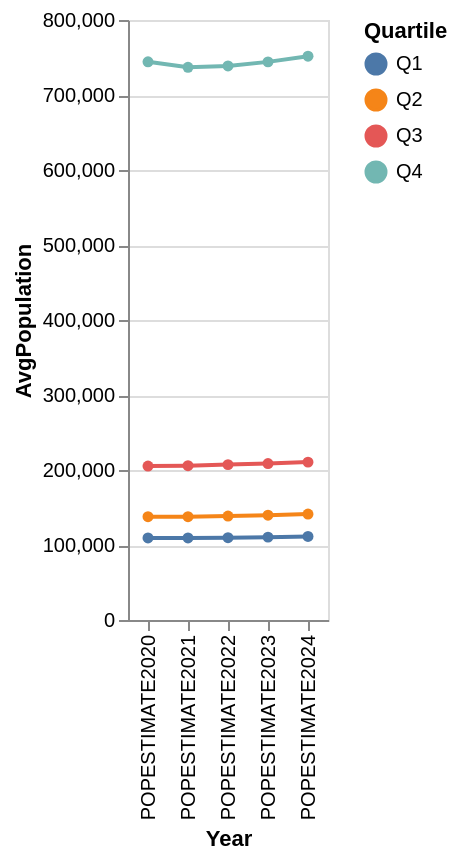

Write notebook code for a chart like this one.
### Code cell
#Trend line of population per year by quartile
#Create subdataframes for each quartile of city_pop_df
city_pop_q1_df = city_pop_df[city_pop_df["POPESTIMATE2020"] <= 1.187560e+05].reset_index(drop=True)
city_pop_q2_df = city_pop_df[(city_pop_df["POPESTIMATE2020"] <= 1.593280e+05) & (city_pop_df["POPESTIMATE2020"] > 1.187560e+05)].reset_index(drop=True)
city_pop_q3_df = city_pop_df[(city_pop_df["POPESTIMATE2020"] <= 2.672095e+05) & (city_pop_df["POPESTIMATE2020"] > 1.593280e+05)].reset_index(drop=True)
city_pop_q4_df = city_pop_df[city_pop_df["POPESTIMATE2020"] > 2.672095e+05].reset_index(drop=True)
#Create trend series of averages per year
pop_trend_q1 = city_pop_q1_df[["POPESTIMATE2020", "POPESTIMATE2021", "POPESTIMATE2022", "POPESTIMATE2023", "POPESTIMATE2024"]].mean()
pop_trend_q2 = city_pop_q2_df[["POPESTIMATE2020", "POPESTIMATE2021", "POPESTIMATE2022", "POPESTIMATE2023", "POPESTIMATE2024"]].mean()
pop_trend_q3 = city_pop_q3_df[["POPESTIMATE2020", "POPESTIMATE2021", "POPESTIMATE2022", "POPESTIMATE2023", "POPESTIMATE2024"]].mean()
pop_trend_q4 = city_pop_q4_df[["POPESTIMATE2020", "POPESTIMATE2021", "POPESTIMATE2022", "POPESTIMATE2023", "POPESTIMATE2024"]].mean()
#Combine series into trends df
pop_trends_df = pd.DataFrame({"Q1":pop_trend_q1, "Q2":pop_trend_q2, "Q3":pop_trend_q3, "Q4":pop_trend_q4})
#Set Year as index for chart
pop_trends_df_reset = pop_trends_df.reset_index().rename(columns={"index":"Year"})
#Create chart
alt.Chart(pop_trends_df_reset).transform_fold(
    ["Q1", "Q2", "Q3", "Q4"],
    as_=["Quartile", "AvgPopulation"]
).mark_line(point=True).encode(
    x="Year:O",
    y="AvgPopulation:Q",
    color="Quartile:N"
)

### Figure 1 — Vega-Lite specification as saved in the notebook (floating-point values rounded to 4 significant figures)
{"config": {"view": {"continuousWidth": 300, "continuousHeight": 300}}, "data": {"name": "data-7be3c08a20b8c00dc44314b7ba140b19"}, "mark": {"type": "line", "point": true}, "encoding": {"color": {"field": "Quartile", "type": "nominal"}, "x": {"field": "Year", "type": "ordinal"}, "y": {"field": "AvgPopulation", "type": "quantitative"}}, "transform": [{"fold": ["Q1", "Q2", "Q3", "Q4"], "as": ["Quartile", "AvgPopulation"]}], "$schema": "https://vega.github.io/schema/vega-lite/v5.20.1.json", "datasets": {"data-7be3c08a20b8c00dc44314b7ba140b19": [{"Year": "POPESTIMATE2020", "Q1": 109400.0, "Q2": 137800.0, "Q3": 205200.0, "Q4": 744200.0}, {"Year": "POPESTIMATE2021", "Q1": 109300.0, "Q2": 137800.0, "Q3": 205700.0, "Q4": 737000.0}, {"Year": "POPESTIMATE2022", "Q1": 109800.0, "Q2": 138600.0, "Q3": 207200.0, "Q4": 738700.0}, {"Year": "POPESTIMATE2023", "Q1": 110500.0, "Q2": 139800.0, "Q3": 208500.0, "Q4": 744200.0}, {"Year": "POPESTIMATE2024", "Q1": 111400.0, "Q2": 141200.0, "Q3": 210500.0, "Q4": 751800.0}]}}
